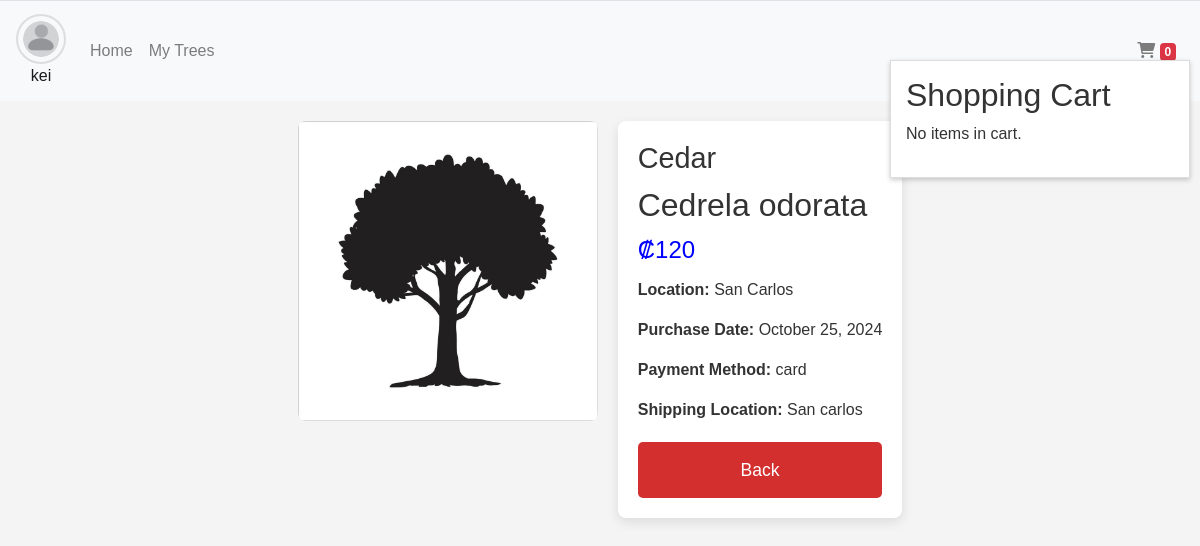
Page /friend/tree_detail_friend.php?id=2 (signed in) on the committed database.
### tables this page shows
CREATE TABLE `species` (
  `Id_Specie` int(11) NOT NULL,
  `Commercial_Name` varchar(100) DEFAULT NULL,
  `Scientific_Name` varchar(100) DEFAULT NULL,
  `StatusS` int(2) DEFAULT 1
);

CREATE TABLE `trees` (
  `Id_Tree` int(11) NOT NULL,
  `Specie_Id` int(11) DEFAULT NULL,
  `Location` varchar(255) NOT NULL,
  `Size` int(11) NOT NULL,
  `StatusT` int(1) NOT NULL DEFAULT 1,
  `Price` decimal(10,2) NOT NULL,
  `Photo_Path` varchar(255) DEFAULT NULL
);

CREATE TABLE `purchase` (
  `Id_Purchase` int(11) NOT NULL,
  `Tree_Id` int(11) NOT NULL,
  `User_Id` int(11) NOT NULL,
  `Shipping_Location` varchar(255) DEFAULT NULL,
  `Payment_Method` varchar(50) DEFAULT NULL,
  `Purchase_Date` timestamp NOT NULL DEFAULT current_timestamp(),
  `StatusP` int(11) DEFAULT 1
);

### utils/friend/friend_functions.php (called while the page is built, shortened)
<?php
function getConnection(): bool|mysqli {
    $servername = "localhost";
    $username   = "root";
    $password   = "";
    $dbname     = "mytrees";
    try {
        $conn = new mysqli($servername, $username, $password, $dbname, 3306);
        return $conn;
    } catch (Exception $e) {
        echo "Error de conexión: " . $e->getMessage();
        return false;
    }
}
function getFriendsTrees($friendId): array {
    $conn = getConnection();
    $trees = [];
    $statusAvailable = 1;
    $query = "
        SELECT
            p.Id_Purchase,
            p.Payment_Method,
            p.Shipping_Location,
            p.Purchase_Date,
            t.Id_Tree,
            t.Specie_Id,
            s.Commercial_Name,
            s.Scientific_Name,
            t.Location,
            p.StatusP,
            t.Price,
            t.Photo_Path
        FROM purchase p
        INNER JOIN trees t ON t.Id_Tree = p.Tree_Id
        INNER JOIN species s ON t.Specie_Id = s.Id_Specie
        WHERE p.User_Id = ? AND p.StatusP = ?
    ";
    if ($stmt = mysqli_prepare($conn, $query)) {
        mysqli_stmt_bind_param($stmt, "ii", $friendId, $statusAvailable);
        if (mysqli_stmt_execute($stmt)) {
            $result = mysqli_stmt_get_result($stmt);
            while ($row = mysqli_fetch_assoc($result)) {
                $trees[] = [
                    'Id_Purchase'      => $row['Id_Purchase'],
                    'Payment_Method'   => $row['Payment_Method'],
                    'Shipping_Location'=> $row['Shipping_Location'],
                    'Purchase_Date'    => $row['Purchase_Date'],
                    'Id_Tree'          => $row['Id_Tree'],
                    'Specie_Id'        => $row['Specie_Id'],
                    'Commercial_Name'  => $row['Commercial_Name'],
                    'Scientific_Name'  => $row['Scientific_Name'],
                    'Location'         => $row['Location'],
                    'StatusP'          => $row['StatusP'],
                    'Price'            => $row['Price'],
                    'Photo_Path'       => $row['Photo_Path'],
                ];
            }
        }
    }
    return $trees;
}

### friend/tree_detail_friend.php (the view, shortened to what this page needs)
<?php
include '../inc/header_friend.php';
require_once('../utils/friend/friend_functions.php');
$friendId = $_SESSION['Id_User'];
$idTree = isset($_GET['id']) ? intval($_GET['id']) : 0;
$trees = getFriendsTrees($friendId);
if (empty($trees)) {
    echo "No trees found for this user.";
} else {
    $tree = null;
    foreach ($trees as $t) {
        if ($t['Id_Tree'] == $idTree) {
            $tree = $t;
            break;
        }
    }
    if ($tree) {
        ?>
        <div class="product-detail-container">
            <div class="image-container">
                <img src="<?php echo "../" . $tree['Photo_Path']; ?>" alt="<?php echo $tree['Commercial_Name']; ?>">
            </div>
            <div class="product-info">
                <h1><?php echo $tree['Commercial_Name']; ?></h1>
                <h2><?php echo $tree['Scientific_Name']; ?></h2>
                <div class="price">
                    ₡<?php echo number_format($tree['Price'], 0, ',', '.'); ?>
                </div>
                <p><strong>Location:</strong> <?php echo $tree['Location']; ?></p>
                <p><strong>Purchase Date:</strong> <?php echo date("F j, Y", strtotime($tree['Purchase_Date'])); ?></p>
                <p><strong>Payment Method:</strong> <?php echo $tree['Payment_Method']; ?></p>
                <p><strong>Shipping Location:</strong> <?php echo $tree['Shipping_Location']; ?></p>
                <div class="buy-container">
                    <button onclick="window.history.back();">Back</button>
                </div>
            </div>
        </div>
        <?php
    } else {
        echo "Tree not found.";
    }
}
?>
<link rel="stylesheet" href="https://cdnjs.cloudflare.com/ajax/libs/font-awesome/6.0.0-beta3/css/all.min.css">

### css/profile.css (style rules this page uses)
button { width: 100%; }

### friend/tree_detail_friend.php (style rules this page uses)
body { font-family: Arial, sans-serif; background-color: #f4f4f4; color: #333; }
.product-detail-container { display: flex; justify-content: center; align-items: flex-start; gap: 20px; padding: 20px; }
.image-container img { width: 300px; height: auto; border-radius: 8px; }
.product-info { max-width: 400px; background-color: #fff; padding: 20px; border-radius: 8px; box-shadow: 0 4px 12px rgba(0, 0, 0, 0.1); }
.product-info h1 { font-size: 1.8rem; margin-bottom: 10px; }
.price { font-size: 1.5rem; color: blue; margin-bottom: 10px; }
.buy-container { margin-top: 20px; display: flex; gap: 10px; }
.buy-container button { flex: 1; padding: 15px; background-color: #d32f2f; color: white; border: none; border-radius: 5px; font-size: 1.1rem; cursor: pointer; }

### rows in the picture
species: Commercial_Name "Cedar", Scientific_Name "Cedrela odorata"
trees: Price "120", Location "San Carlos"
purchase: Purchase_Date "October 25, 2024", Payment_Method "card", Shipping_Location "San carlos"

### other values in the picture
$_SESSION['Username'] "kei"
count($cartItems) "0"
